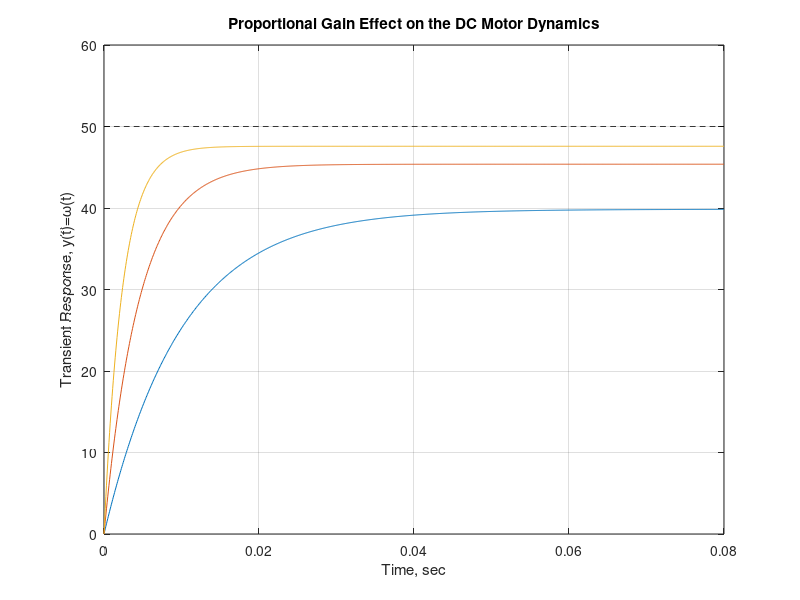

MATLAB code for this plot: (Note: this script raises an error after producing the figure.)
% %%%%%%%%%%%%%%%%%%%%%%%%%%%%%%%%%%%%%%%%%%%%%%%%%%%%%%%%%%%%%%%%%%%%%%% %
% Course: System Dynamics and Control                       ME 3030-21 WI19
% Author: Prof. M Diaz-Maldonado                          Date: Dec/28/2019
% %%%%%%%%%%%%%%%%%%%%%%%%%%%%%%%%%%%%%%%%%%%%%%%%%%%%%%%%%%%%%%%%%%%%%%% %
% Synopsis:
% Example 10-5-A: 
% The influence of the gain of the proportional controller on the transient
% response of the DC motor is shown through plots of the transient
% response with increasing P-controller gain, Kp. It's found that
% increasing Kp improves the steady-state tracking and improves the
% performance of the DC Motor by decreasing the settling time; that is, 
% the DC Motor reaches steady-state sooner. This is confirmed by subsequent
% plots of the proportional gain with the settling time and DC Gain. The
% DC Gain approaches unity, which is characteristic of dynamic systems with
% perfect steady-state tracking with respect to the reference signal
% (step-input in this example).
% %%%%%%%%%%%%%%%%%%%%%%%%%%%%%%%%%%%%%%%%%%%%%%%%%%%%%%%%%%%%%%%%%%%%%%% %
clear;
close all;
clc;

% defines system constants:
% inductance, Henries, H
L = 0;
% resistance, Ohms, \Omega
R = 0.5;
% motor-torque constant, N m / A
Km = 0.05;
% back EMF constant, V s/rad
Kb = 0.05;
%  motor's moment of inertia, kg m^2
J = 2.5e-4; % overdamped
%J = 4.e-6; % underdamped
% bearing friction, N m s/rad
b = 1e-4;
% reference input (anglular velocity u(t) = A U(t)), rad/s
A = 50;


figure(1);
% %%%%%%%%%%%%%%%%%%%%%%%%%%%%%%%%%%%%%%%%%%%%%%%%%%%%%%%%%%%%%%%%%%%%%%% %
% plots transient response of P-Controlled DC-Motor for different values of
% the proportional controller gain Kp.

% time, sec (vector)
t = linspace(0, 0.08, 1e3);
% input
u = A * (t>=0);

% proportional controller gain
Kp = [0.2, 0.5, 1];
% plots the reference angular velocity (input)
plot(t, u, '--k'); hold on;

for i=1:length(Kp)

    % first-order dynamic system constants

    % system time constant
    tau = R * J / ( b * R + Km * (Kb + Kp(i)) );
    % DC Gain, K
    K = Kp(i) * Km / ( b * R + Km * (Kb + Kp(i)) ); b0 = K;

    % transient response, y(t), angular velocity of DC Motor
    y = A * b0  * ( 1 - exp(-t/tau) );
    plot(t, y);

end

% final figure options
ylim([0, 60]);
xlim([0, 0.08]);
grid on;

xlabel('Time, sec');
ylabel('Transient Response, y(t)=\omega(t)');
title('Proportional Gain Effect on the DC Motor Dynamics');
legend('\omega_{ref} = 50 rad/s', 'K_p = 0.2 V \cdot s/rad',...
    'K_p = 0.5 V \cdot s/rad', 'K_p = 1.0 V \cdot s/rad', 'location', 'SE');
% %%%%%%%%%%%%%%%%%%%%%%%%%%%%%%%%%%%%%%%%%%%%%%%%%%%%%%%%%%%%%%%%%%%%%%% %


figure(2);
% %%%%%%%%%%%%%%%%%%%%%%%%%%%%%%%%%%%%%%%%%%%%%%%%%%%%%%%%%%%%%%%%%%%%%%% %
% plots the settling time with increasing proportional gain, Kp

Kp = linspace(0, 2);
% system time constant
tau = R * J ./ ( b * R + Km * (Kb + Kp) );
% settling time, ts
ts = 4 * tau;

plot(Kp, ts, '-r');

xlabel('Gain of Proportional Controller, Kp');
ylabel('Settling time, ts');
title('P-Controller Gain influence over the settling time');

grid on;

figure(3);
% %%%%%%%%%%%%%%%%%%%%%%%%%%%%%%%%%%%%%%%%%%%%%%%%%%%%%%%%%%%%%%%%%%%%%%% %
% plots the DC Gain with increasing proportional gain, Kp

% DC Gain, K
K = Kp * Km ./ ( b * R + Km * (Kb + Kp) );
plot(Kp, K); hold on;

% unit DC Gain for perfect steady-state tracking
plot(Kp, ones(size(Kp)), '--k'); 

xlabel('Gain of Proportional Controller, Kp');
ylabel('DC Gain, K');
title('P-Controller Gain influence over the DC Gain');

ylim([0 1.2])

grid on;